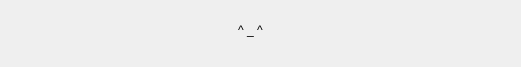
<?xml version="1.0" encoding="UTF-8"?>
<ui version="4.0">
 <class>ShowInfo</class>
 <widget class="QDialog" name="ShowInfo">
  <property name="geometry">
   <rect>
    <x>0</x>
    <y>0</y>
    <width>521</width>
    <height>67</height>
   </rect>
  </property>
  <property name="windowTitle">
   <string>Dialog</string>
  </property>
  <widget class="QLabel" name="label">
   <property name="geometry">
    <rect>
     <x>0</x>
     <y>0</y>
     <width>501</width>
     <height>61</height>
    </rect>
   </property>
   <property name="text">
    <string>&lt;html&gt;&lt;head/&gt;&lt;body&gt;&lt;p align=&quot;center&quot;&gt;^ _ ^&lt;/p&gt;&lt;/body&gt;&lt;/html&gt;</string>
   </property>
  </widget>
 </widget>
 <resources/>
 <connections/>
</ui>
